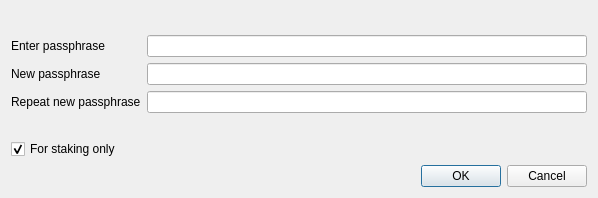
<?xml version="1.0" encoding="UTF-8"?>
<ui version="4.0">
 <class>AskPassphraseDialog</class>
 <widget class="QDialog" name="AskPassphraseDialog">
  <property name="geometry">
   <rect>
    <x>0</x>
    <y>0</y>
    <width>598</width>
    <height>198</height>
   </rect>
  </property>
  <property name="sizePolicy">
   <sizepolicy hsizetype="Preferred" vsizetype="Minimum">
    <horstretch>0</horstretch>
    <verstretch>0</verstretch>
   </sizepolicy>
  </property>
  <property name="minimumSize">
   <size>
    <width>550</width>
    <height>0</height>
   </size>
  </property>
  <property name="windowTitle">
   <string>Passphrase Dialog</string>
  </property>
  <layout class="QVBoxLayout" name="verticalLayout">
   <item>
    <widget class="QLabel" name="warningLabel">
     <property name="textFormat">
      <enum>Qt::RichText</enum>
     </property>
     <property name="wordWrap">
      <bool>true</bool>
     </property>
    </widget>
   </item>
   <item>
    <layout class="QFormLayout" name="formLayout">
     <property name="fieldGrowthPolicy">
      <enum>QFormLayout::AllNonFixedFieldsGrow</enum>
     </property>
     <item row="0" column="0">
      <widget class="QLabel" name="passLabel1">
       <property name="text">
        <string>Enter passphrase</string>
       </property>
      </widget>
     </item>
     <item row="0" column="1">
      <widget class="QLineEdit" name="passEdit1">
       <property name="echoMode">
        <enum>QLineEdit::Password</enum>
       </property>
      </widget>
     </item>
     <item row="1" column="0">
      <widget class="QLabel" name="passLabel2">
       <property name="text">
        <string>New passphrase</string>
       </property>
      </widget>
     </item>
     <item row="1" column="1">
      <widget class="QLineEdit" name="passEdit2">
       <property name="echoMode">
        <enum>QLineEdit::Password</enum>
       </property>
      </widget>
     </item>
     <item row="2" column="0">
      <widget class="QLabel" name="passLabel3">
       <property name="text">
        <string>Repeat new passphrase</string>
       </property>
      </widget>
     </item>
     <item row="2" column="1">
      <widget class="QLineEdit" name="passEdit3">
       <property name="echoMode">
        <enum>QLineEdit::Password</enum>
       </property>
      </widget>
     </item>
     <item row="3" column="1">
      <widget class="QLabel" name="capsLabel">
       <property name="text">
        <string/>
       </property>
       <property name="alignment">
        <set>Qt::AlignCenter</set>
       </property>
      </widget>
     </item>
     <item row="4" column="0">
      <widget class="QCheckBox" name="stakingCheckBox">
       <property name="enabled">
        <bool>true</bool>
       </property>
       <property name="visible">
        <bool>true</bool>
       </property>
       <property name="toolTip">
        <string>Serves to disable the trivial sendmoney when OS account compromised. Provides no real security.</string>
       </property>
       <property name="text">
        <string>For staking only</string>
       </property>
       <property name="checked">
        <bool>true</bool>
       </property>
      </widget>
     </item>
    </layout>
   </item>
   <item>
    <widget class="QDialogButtonBox" name="buttonBox">
     <property name="orientation">
      <enum>Qt::Horizontal</enum>
     </property>
     <property name="standardButtons">
      <set>QDialogButtonBox::Cancel|QDialogButtonBox::Ok</set>
     </property>
    </widget>
   </item>
  </layout>
 </widget>
 <resources/>
 <connections>
  <connection>
   <sender>buttonBox</sender>
   <signal>accepted()</signal>
   <receiver>AskPassphraseDialog</receiver>
   <slot>accept()</slot>
   <hints>
    <hint type="sourcelabel">
     <x>248</x>
     <y>254</y>
    </hint>
    <hint type="destinationlabel">
     <x>157</x>
     <y>274</y>
    </hint>
   </hints>
  </connection>
  <connection>
   <sender>buttonBox</sender>
   <signal>rejected()</signal>
   <receiver>AskPassphraseDialog</receiver>
   <slot>reject()</slot>
   <hints>
    <hint type="sourcelabel">
     <x>316</x>
     <y>260</y>
    </hint>
    <hint type="destinationlabel">
     <x>286</x>
     <y>274</y>
    </hint>
   </hints>
  </connection>
 </connections>
</ui>
